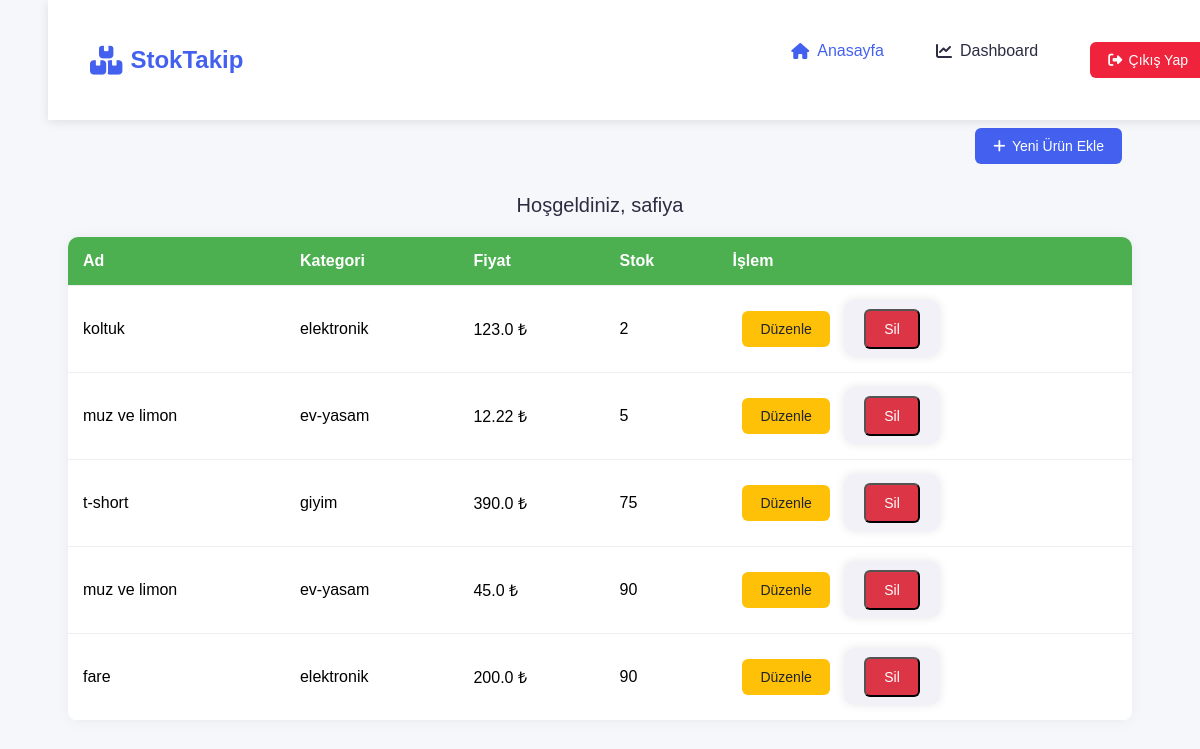
/dashboard (signed in), run on the app's committed database.
### app.py (models this page shows)
class User(UserMixin, db.Model):
    id = db.Column(db.Integer, primary_key=True) # essiz id tanimi
    name = db.Column(db.String(100), nullable=False) #name=form ıcındekı degerı al ve gonder
    email = db.Column(db.String(100), unique=True, nullable=False) #email verısı
    password = db.Column(db.String(100), nullable=False) #password verısı
    urunler = db.relationship("Urun", back_populates="kullanici")

class Urun(UserMixin, db.Model):
    id = db.Column(db.Integer, primary_key=True)  # essiz id tanimi
    ad = db.Column(db.String(100), nullable=False)
    kategori = db.Column(db.String(50), nullable=False)
    fiyat = db.Column(db.Float, nullable=False)
    stok = db.Column(db.Integer, nullable=False)
    kullanici_id = db.Column(db.Integer, db.ForeignKey('user.id'), nullable=False)
    kullanici = db.relationship("User", back_populates="urunler")

### app.py (the view)
@app.route('/dashboard')
@login_required
def dashboard():
     urunler = Urun.query.filter_by(kullanici_id=current_user.id).order_by(Urun.id.desc()).all()
     return render_template('dashboard.html', urunler=urunler)

### app.py (called while the page is built)
@login_manager.user_loader
def load_user(user_id):
    return User.query.get(int(user_id))

### templates/dashboard.html (shortened to what this page needs)
<!DOCTYPE html>
<html lang="tr">
<head>
    <link rel="stylesheet" href="style.css">
     <link rel="stylesheet" href="https://cdnjs.cloudflare.com/ajax/libs/font-awesome/6.0.0-beta3/css/all.min.css">
</head>
<body>
    <nav class="navbar">
        <div class="navbar-container">
            <a href="{{ url_for('index') }}" class="logo">
                <i class="fas fa-boxes"></i> StokTakip
            </a>
            <ul class="nav-menu">
                <li><a href="{{ url_for('index') }}" class="nav-link active"><i class="fas fa-home"></i> Anasayfa</a></li>
                <li><a href="{{ url_for('dashboard') }}" class="nav-link"><i class="fas fa-chart-line"></i> Dashboard</a></li>
                <a href="{{ url_for('logout') }}" class="btn btn-logout"><i class="fas fa-sign-out-alt"></i> Çıkış Yap</a>
            </ul>
        </div>
    </nav>
    <div class="container">
        <div class="top-buttons">
            <a href="{{ url_for('urun_ekle') }}" class="btn btn-add"><i class="fas fa-plus"></i> Yeni Ürün Ekle</a>
        </div>
        {% if current_user.is_authenticated %}
        <div class="welcome-message">
            Hoşgeldiniz, {{ current_user.name }}
        </div>
        {% endif %}
        <table>
            <thead>
                <tr>
                    <th>Ad</th>
                    <th>Kategori</th>
                    <th>Fiyat</th>
                    <th>Stok</th>
                    <th>İşlem</th>
                </tr>
            </thead>
            <tbody>
                {% for urun in urunler %}
                <tr>
                    <td>{{ urun.ad }}</td>
                    <td>{{ urun.kategori }}</td>
                    <td>{{ urun.fiyat }} ₺</td>
                    <td>{{ urun.stok }}</td>
                    <td>
                        <a href="{{ url_for('urun_duzenle', urun_id=urun.id) }}" class="btn btn-edit">Düzenle</a>
                        <form action="{{ url_for('urun_sil', urun_id=urun.id) }}" method="POST" style="display:inline;" onsubmit="return confirm('Ürünü silmek istediğinize emin misiniz?');">
                            <button type="submit" class="btn btn-delete">Sil</button>
                        </form>
                    </td>
                </tr>
                {% else %}
                <tr>
                    <td colspan="5" style="text-align:center;">Henüz ürün eklenmedi.</td>
                </tr>
                {% endfor %}
            </tbody>
        </table>
    </div>
</body>
</html>

### statik/css/style.css (style rules this page uses)
body { font-family: Arial, sans-serif; background-color: #ededf0; padding: 40px; text-align: center; }
a { margin: 10px; color: #007BFF; text-decoration: none; }
form { background-color: rgb(241, 241, 247); padding: 20px; border-radius: 10px; display: inline-block; margin-top: 20px; box-shadow: 0 0 10px rgba(0,0,0,0.1); }

### templates/dashboard.html (style rules this page uses)
:root { --primary-color: #4361ee; --secondary-color: #3f37c9; --accent-color: #4895ef; --dark-color: #2b2d42; --light-color: #f8f9fa; --danger-color: #ef233c; --success-color: #4cc9f0; --warning-color: #f8961e; --gray-color: #adb5bd; }
body { background-color: #f5f7fa; font-family: 'Poppins', sans-serif; padding-top: 80px; }
.navbar { background-color: white; box-shadow: 0 2px 10px rgba(0, 0, 0, 0.1); position: fixed; width: 100%; top: 0; z-index: 1000; }
.navbar-container { display: flex; justify-content: space-between; align-items: center; padding: 1rem 2rem; max-width: 1200px; margin: 0 auto; }
.logo { font-size: 1.5rem; font-weight: 700; color: var(--primary-color); text-decoration: none; display: flex; align-items: center; gap: 0.5rem; }
.logo i { font-size: 1.8rem; }
.nav-menu { display: flex; list-style: none; gap: 2rem; }
.nav-link { text-decoration: none; color: var(--dark-color); font-weight: 500; display: flex; align-items: center; gap: 0.5rem; transition: color 0.3s; }
.nav-link:hover, .nav-link.active { color: var(--primary-color); }
.btn { padding: 0.6rem 1.2rem; border-radius: 5px; font-weight: 500; cursor: pointer; transition: all 0.3s; text-decoration: none; display: inline-flex; align-items: center; gap: 0.5rem; }
.container { max-width: 1200px; margin: auto; padding: 30px 20px; }
.top-buttons { display: flex; justify-content: flex-end; gap: 1rem; margin-bottom: 20px; }
.btn { padding: 10px 18px; border-radius: 6px; text-decoration: none; font-weight: 500; font-size: 14px; cursor: pointer; transition: background-color 0.3s ease; display: inline-flex; align-items: center; gap: 0.4rem; }
.btn-add { background-color: var(--primary-color); color: white; }
.btn-logout { background-color: var(--danger-color); color: white; }
table { width: 100%; border-collapse: collapse; background-color: white; border-radius: 10px; overflow: hidden; box-shadow: 0 0 15px rgba(0, 0, 0, 0.05); }
th, td { padding: 15px; text-align: left; border-bottom: 1px solid #eee; }
th { background-color: #4CAF50; color: white; }
.btn-edit { background-color: #ffc107; color: #212529; }
.btn-delete { background-color: #dc3545; color: white; }
.welcome-message { margin-bottom: 20px; font-size: 20px; color: var(--dark-color); }

### data on the page
User: name "safiya"
Urun: ad "koltuk", kategori "elektronik", fiyat "123.0", stok "2"
Urun: ad "muz ve limon", kategori "ev-yasam", fiyat "12.22", stok "5"
Urun: ad "t-short", kategori "giyim", fiyat "390.0", stok "75"
Urun: ad "muz ve limon", kategori "ev-yasam", fiyat "45.0", stok "90"
Urun: ad "fare", kategori "elektronik", fiyat "200.0", stok "90"
